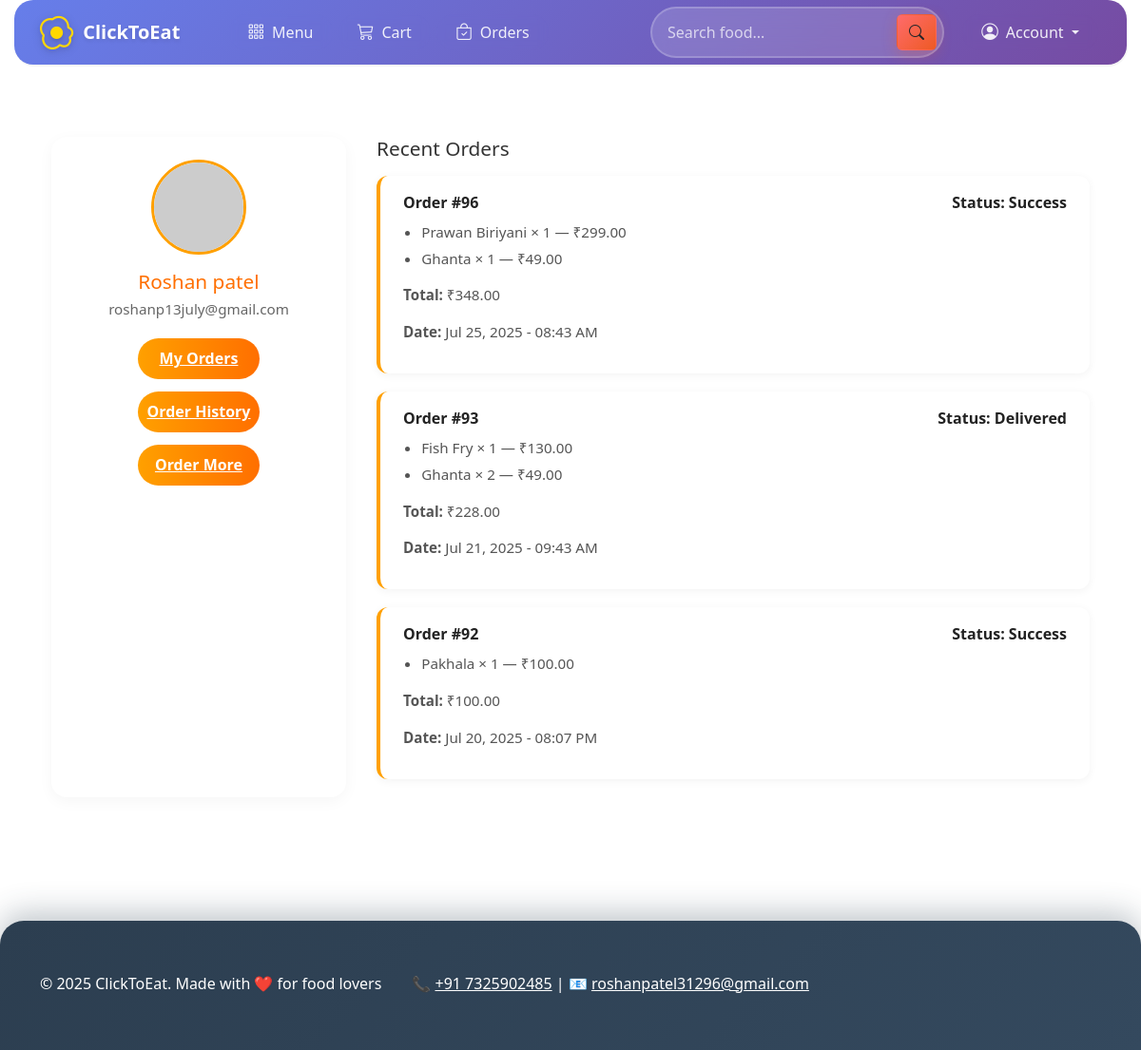
The page /profile/ (signed in) on the database as committed earlier.
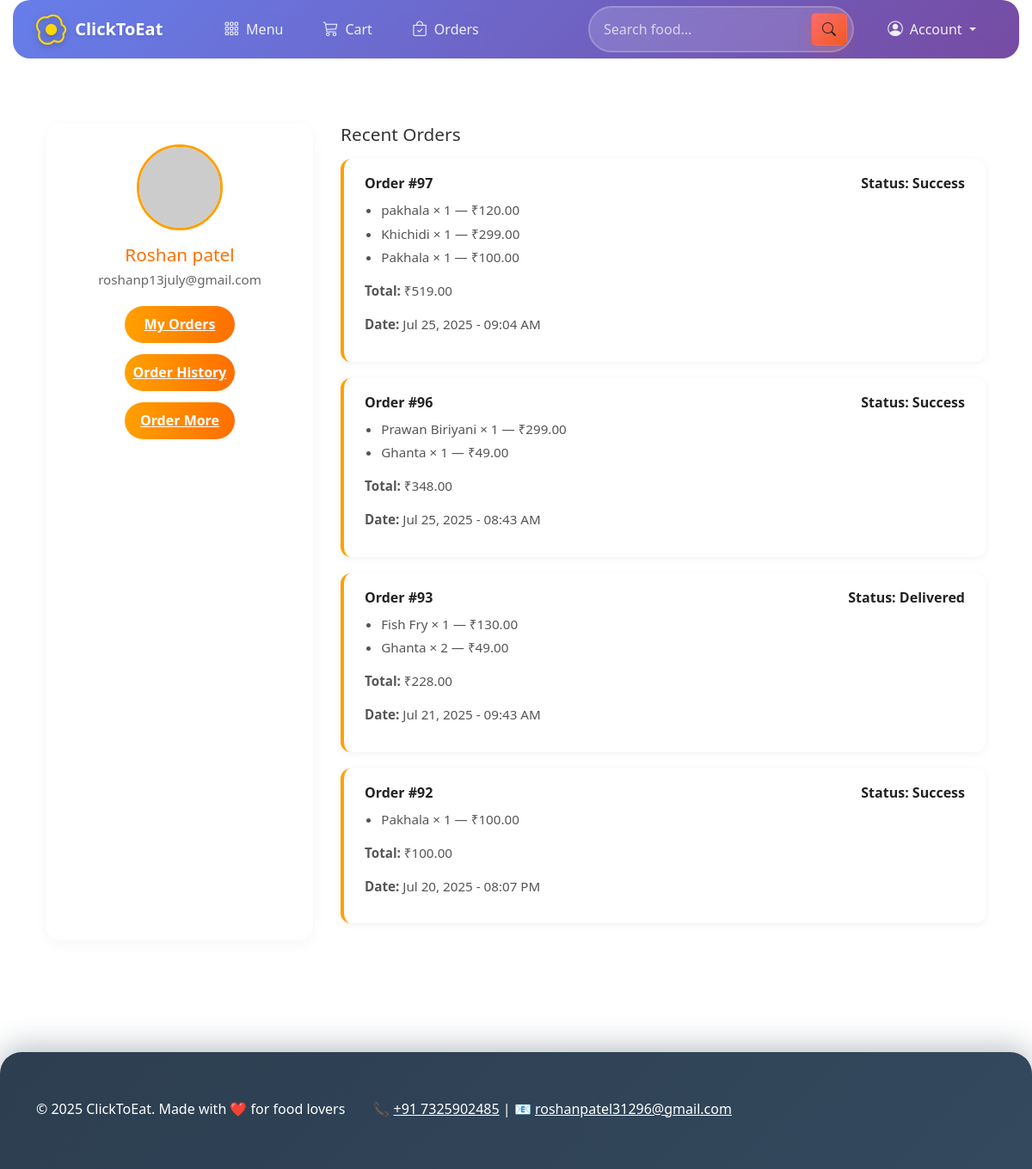
The same page on the database as committed later.
### foodapp/models.py (models this page shows, shortened)
class Order(models.Model):
    STATUS_CHOICES = [
        ('Pending', 'Pending'),
        ('Processing', 'Processing'),
        ('Delivered', 'Delivered'),
        ('Cancelled', 'Cancelled'),
        ('Success', 'Success'),
    ]
    user = models.ForeignKey(User, on_delete=models.CASCADE)
    address = models.ForeignKey(Address, on_delete=models.SET_NULL, null=True)
    total_price = models.DecimalField(max_digits=10, decimal_places=2)
    name = models.CharField(max_length=100, default='')
    mobile = models.CharField(max_length=15, default='')
    status = models.CharField(max_length=20, choices=STATUS_CHOICES, default='Pending')
    created_at = models.DateTimeField(auto_now_add=True)
    @property
    def total_amount(self):
        return self.total_price

class OrderItem(models.Model):
    order = models.ForeignKey(Order, on_delete=models.CASCADE, related_name='items')
    food_item = models.ForeignKey(FoodItem, on_delete=models.CASCADE)
    quantity = models.PositiveIntegerField()
    price = models.DecimalField(max_digits=8, decimal_places=2)
    name = models.CharField(max_length=100)
    mobile = models.CharField(max_length=15)

class FoodItem(models.Model):
    name = models.CharField(max_length=100)
    description = models.TextField(blank=True)
    price = models.DecimalField(max_digits=8, decimal_places=2)
    image = models.ImageField(upload_to='food_images/', null=True, blank=True)
    category = models.ForeignKey(Category, on_delete=models.CASCADE)

### foodapp/views.py (the view)
# urls.py: path('profile/', views.profile, name='profile'),
@login_required
def profile(request):
    total_orders = Order.objects.filter(user=request.user).count()
    pending_orders = Order.objects.filter(user=request.user, status='Pending').count()
    delivered_orders = Order.objects.filter(user=request.user, status='Delivered').count()
    cancelled_orders = Order.objects.filter(user=request.user, status='Cancelled').count()
    recent_orders = Order.objects.filter(user=request.user).order_by('-created_at')[:5]
    return render(request, 'profile.html', {
        'total_orders': total_orders,
        'pending_orders': pending_orders,
        'delivered_orders': delivered_orders,
        'cancelled_orders': cancelled_orders,
        'orders': recent_orders,
    })

### foodapp/templates/profile.html (shortened to what this page needs)
{% extends 'base.html' %}
{% block content %}
<div class="container">
    <div class="profile-sidebar">
        <img src="https://randomuser.me/api/portraits/men/32.jpg" alt="Profile Image">
        <h3>{{ user.username }}</h3>
        <p>{{ user.email }}</p>
        <div class="btn-group">
            <a href="{% url 'my_orders' %}" class="btn-link">My Orders</a>
            <a href="{% url 'order_history' %}" class="btn-link">Order History</a>
            <a href="{% url 'menu' %}" class="btn-link">Order More</a>
        </div>
    </div>
    <div class="order-section">
        <h4>Recent Orders</h4>
        {% if orders %}
            {% for order in orders %}
            <div class="order-card">
                <div class="order-header">
                    <span>Order #{{ order.id }}</span>
                    <span>Status: {{ order.status }}</span>
                </div>
                <div class="order-items">
                    <ul>
                        {% for item in order.items.all %}
                        <li>{{ item.food_item.name }} × {{ item.quantity }} — ₹{{ item.price }}</li>
                        {% endfor %}
                    </ul>
                    <p><strong>Total:</strong> ₹{{ order.total_amount }}</p>
                    <p><strong>Date:</strong> {{ order.created_at|date:"M d, Y - h:i A" }}</p>
                </div>
            </div>
            {% endfor %}
        {% else %}
            <p style="color: #888;">No recent orders found.</p>
        {% endif %}
    </div>
</div>
{% endblock %}

### foodapp/templates/base.html (shortened to what this page needs)
<!DOCTYPE html>
<html lang="en">
<head>
    <link href="https://cdn.jsdelivr.net/npm/bootstrap@5.3.0/dist/css/bootstrap.min.css" rel="stylesheet">
    <link rel="stylesheet" href="https://cdn.jsdelivr.net/npm/bootstrap-icons@1.11.3/font/bootstrap-icons.min.css">
</head>
<body>
<nav class="navbar navbar-expand-lg navbar-custom fixed-top">
    <div class="container">
        <a class="navbar-brand" href="{% url 'home' %}">
            <i class="bi bi-egg-fried"></i>
            ClickToEat
        </a>
        <div class="collapse navbar-collapse" id="navbarContent">
            <ul class="navbar-nav me-auto">
                <li class="nav-item">
                    <a class="nav-link{% if request.resolver_match.url_name == 'menu' %} active{% endif %}"
                       href="{% url 'menu' %}">
                        <i class="bi bi-grid-3x3-gap"></i>Menu
                    </a>
                </li>
                <li class="nav-item">
                    <a class="nav-link{% if request.resolver_match.url_name == 'view_cart' %} active{% endif %}"
                       href="{% url 'view_cart' %}">
                        <i class="bi bi-cart3"></i>Cart
                    </a>
                </li>
                <li class="nav-item">
                    <a class="nav-link{% if request.resolver_match.url_name == 'my_orders' %} active{% endif %}"
                       href="{% url 'my_orders' %}">
                        <i class="bi bi-bag-check"></i>Orders
                    </a>
                </li>
            </ul>
            <form class="d-flex search-form me-3" method="GET" action="{% url 'search' %}">
                <input type="search" name="q" placeholder="Search food..." aria-label="Search">
                <button class="btn btn-search" type="submit">
                    <i class="bi bi-search"></i>
                </button>
            </form>
            <div class="dropdown">
                <a class="nav-link dropdown-toggle" href="#" data-bs-toggle="dropdown">
                    <i class="bi bi-person-circle"></i>Account
                </a>
            </div>
        </div>
    </div>
</nav>
<div class="container mt-4">
    {% block content %}{% endblock %}
</div>
<footer class="text-center bg-dark text-white py-4">
    <div class="container">
        <p class="mb-1">© 2025 ClickToEat. Made with ❤️ for food lovers</p>
        <p class="mb-0">
            📞 <a href="tel:+917325902485" class="text-white text-decoration-underline">+91 7325902485</a> |
            📧 <a href="#" class="text-white text-decoration-underline" data-bs-toggle="modal" data-bs-target="#contactModal">roshanpatel31296@gmail.com</a>
        </p>
    </div>
</footer>
<div class="position-fixed bottom-0 end-0 p-3" style="z-index: 1055;">
</div>
<link href="https://cdn.jsdelivr.net/npm/bootstrap@5.3.3/dist/css/bootstrap.min.css" rel="stylesheet">
</body>
</html>

### foodapp/templates/base.html (style rules this page uses)
body { padding-top: 90px; font-family: 'Segoe UI', Tahoma, Geneva, Verdana, sans-serif; background: linear-gradient(135deg, #f5f7fa 0%, #c3cfe2 100%); min-height: 100vh; }
.navbar-custom { background: linear-gradient(135deg, #667eea 0%, #764ba2 100%); box-shadow: 0 8px 32px rgba(102, 126, 234, 0.3); border-radius: 20px 20px 20px 20px; margin: 0px 15px; padding: 0.2rem 0; backdrop-filter: blur(10px); }
.navbar-brand { color: #fff !important; font-weight: 700; font-size: 1.5rem; display: flex; align-items: center; text-shadow: 0 2px 4px rgba(0,0,0,0.1); }
.navbar-brand i { color: #ffd700; margin-right: 10px; font-size: 2.2rem; filter: drop-shadow(0 2px 4px rgba(0,0,0,0.2)); }
.nav-link { color: rgba(255,255,255,0.9) !important; font-weight: 600; padding: 10px 20px !important; border-radius: 25px 25px 25px 25px; margin: 0 6px; transition: all 0.4s cubic-bezier(0.4, 0, 0.2, 1); backdrop-filter: blur(5px); position: relative; overflow: hidden; }
.nav-link::before { content: ''; position: absolute; top: 0; left: -100%; width: 100%; height: 100%; background: linear-gradient(90deg, transparent, rgba(255,255,255,0.2), transparent); transition: left 0.5s; }
.nav-link i { margin-right: 8px; font-size: 1.1rem; }
.search-form { background: rgba(255,255,255,0.15); border-radius: 30px 30px 30px 30px; padding: 6px; border: 2px solid rgba(255,255,255,0.2); transition: all 0.3s ease; backdrop-filter: blur(10px); }
.search-form input { border: none; background: transparent; padding: 5px 10px; color: #fff; }
.search-form input::placeholder { color: rgba(255,255,255,0.7); }
.btn-search { background: linear-gradient(135deg, #ff6b6b, #ee5a24); color: white; border: none; border-radius: 25px 25px 25px 25px; padding: 10px 18px; transition: all 0.3s ease; box-shadow: 0 4px 15px rgba(238, 90, 36, 0.3); }
.dropdown-toggle::after { display: none; }
footer { margin-top: 100px; background: linear-gradient(135deg, #2c3e50 0%, #34495e 100%); color: white; padding: 40px 0; border-radius: 25px 25px 0 0; box-shadow: 0 -8px 32px rgba(44, 62, 80, 0.3); }

### foodapp/templates/profile.html (style rules this page uses)
body { background: #d1dff4; font-family: 'Segoe UI', sans-serif; }
.container { max-width: 1200px; margin: 30px auto; display: flex; gap: 2rem; flex-wrap: wrap; padding: 0 1rem; }
.profile-sidebar { flex: 1 1 260px; background: #ffffff; border-radius: 16px; padding: 1.5rem; box-shadow: 0 4px 16px rgba(0, 0, 0, 0.04); text-align: center; }
.profile-sidebar img { width: 100px; height: 100px; border-radius: 50%; object-fit: cover; margin-bottom: 1rem; border: 3px solid #ffa000; }
.profile-sidebar h3 { font-size: 1.3rem; margin-bottom: 0.3rem; color: #ff6f00; }
.profile-sidebar p { font-size: 0.95rem; color: #666; margin-bottom: 1.2rem; }
.btn-group { display: flex; flex-direction: column; gap: 0.8rem; }
.btn-link { background: linear-gradient(to right, #ffa000, #ff6f00); color: white; padding: 0.6rem; border-radius: 25px; font-weight: 600; text-decoration: none; transition: 0.3s ease; }
.order-section { flex: 3 1 600px; }
.order-section h4 { margin-bottom: 1rem; font-size: 1.3rem; color: #333; }
.order-card { background: #fff; padding: 1rem 1.5rem; margin-bottom: 1.2rem; border-left: 4px solid #ffa000; border-radius: 12px; box-shadow: 0 2px 10px rgba(0,0,0,0.05); }
.order-header { display: flex; justify-content: space-between; font-weight: 600; color: #222; }
.order-items { margin-top: 0.5rem; font-size: 0.95rem; color: #555; }
.order-items ul { padding-left: 1.2rem; }
.order-items li { margin-bottom: 0.3rem; }
.navbar { padding-top: 0; padding-bottom: 0; height: 68px; background-color: #ffffff; box-shadow: 01px 2px rgba(0,0,0,0.04); font-size: 1rem; }
.navbar .container, .navbar .container-fluid { padding-top: 0; padding-bottom: 0; align-items: center; height: 100%; }
.navbar-brand { font-size: 0.95rem; padding: 0; margin-right: 0.6rem; line-height: 1; }
.nav-link { font-size: 0.8rem; padding: 0.2rem 0.5rem; margin: 0 0.2rem; line-height: 1; }

Rows that differ between the two databases and show on the page:
added Order: id "97", status "Success", total_amount "519.00", created_at "Jul 25, 2025 - 09:04 AM"
added OrderItem: food_item.name "pakhala", quantity "1", price "120.00", shown under "97"
added OrderItem: food_item.name "Khichidi", quantity "1", price "299.00", shown under "97"
added OrderItem: food_item.name "Pakhala", quantity "1", price "100.00", shown under "97"
